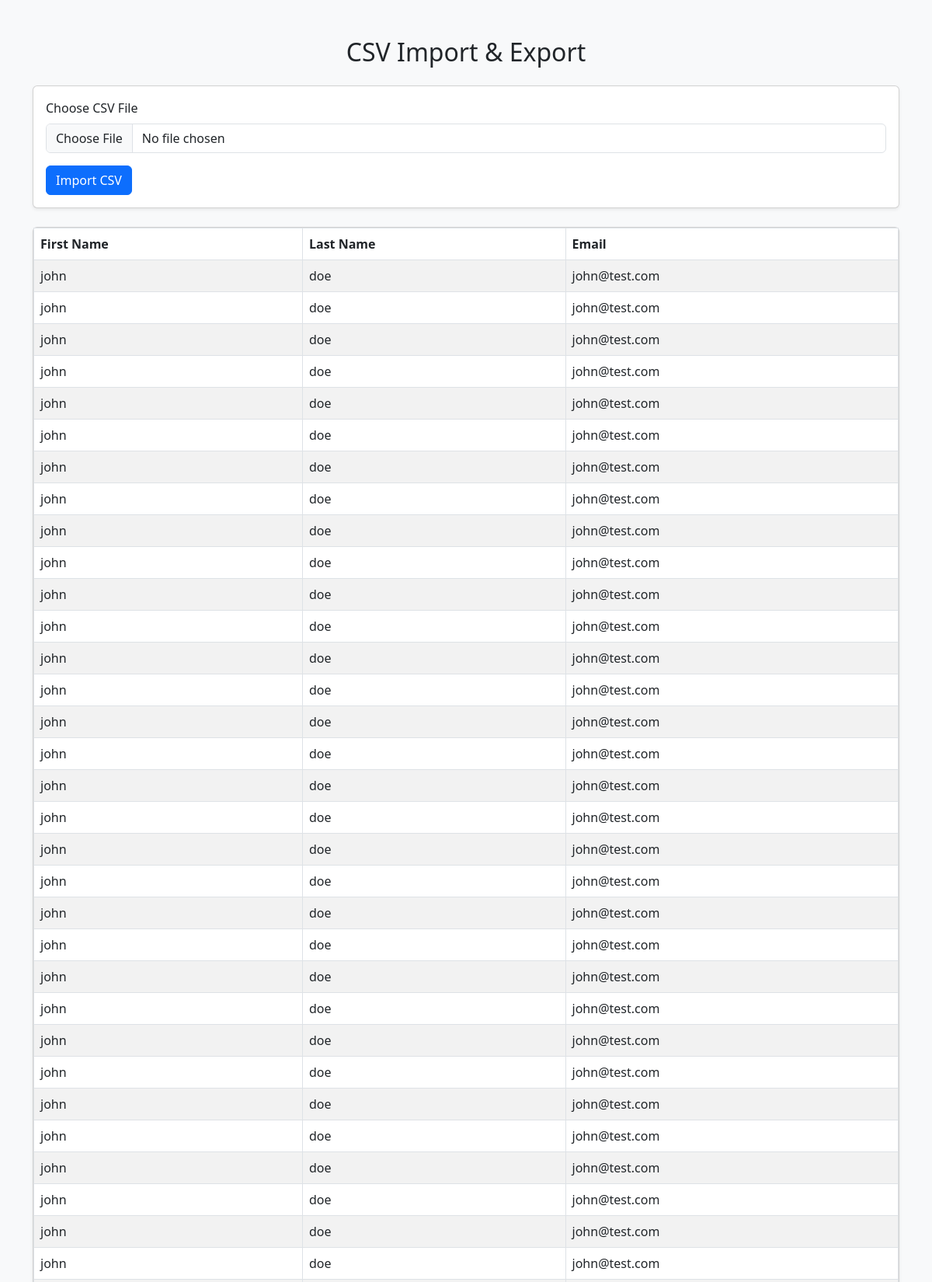
The page / (upper part) on the database its author committed.
### tables this page shows
CREATE TABLE `users` (
  `id` int(11) NOT NULL,
  `firstname` varchar(100) NOT NULL,
  `lastname` varchar(100) NOT NULL,
  `email` varchar(100) NOT NULL
);

### functions.php (the view, shortened to what this page needs)
<?php
function get_all_records(){
include "db.php";
    $sql = "SELECT * FROM users";
    $result = mysqli_query($conn, $sql);
    if (mysqli_num_rows($result) > 0) {
     echo "<div class='table-responsive'>
	       <table id='myTable' class='table table-striped table-bordered'>
             <thead><tr>
						<th>First Name</th>
						<th>Last Name</th>
						<th>Email</th>
                        </tr>
			</thead>
			<tbody>";
     while($row = mysqli_fetch_assoc($result)) {
         echo "<tr>
                   <td>" . $row['firstname']."</td>
                   <td>" . $row['lastname']."</td>
                   <td>" . $row['email']."</td>
                   </tr>";
     }
     echo "</tbody></table></div>";
} else {
     echo "you have no records";
}
}

### index.php (shortened to what this page needs)
<?php
include "db.php";
include "functions.php";
?>
<!DOCTYPE html>
<html lang="en">
<head>
    <link href="https://cdn.jsdelivr.net/npm/bootstrap@5.3.0/dist/css/bootstrap.min.css" rel="stylesheet">
</head>
<body class="bg-light">
<div class="container mt-5">
    <h2 class="text-center mb-4">CSV Import & Export</h2>
    <div class="card shadow-sm mb-4">
        <div class="card-body">
            <form action="index.php" method="post" enctype="multipart/form-data">
                <div class="mb-3">
                    <label for="formFile" class="form-label">Choose CSV File</label>
                    <input type="file" class="form-control" id="formFile" name="file" accept=".csv" required>
                </div>
                <button type="submit" name="Import" class="btn btn-primary">Import CSV</button>
            </form>
        </div>
    </div>
    <div class="card shadow-sm">
	<?php get_all_records(); ?>
    </div>
</div>
</body>
</html>

### rows shown on the page
users: firstname "john", lastname "doe", email "john@test.com"
users: firstname "john", lastname "doe", email "john@test.com"
users: firstname "john", lastname "doe", email "john@test.com"
users: firstname "john", lastname "doe", email "john@test.com"
users: firstname "john", lastname "doe", email "john@test.com"
users: firstname "john", lastname "doe", email "john@test.com"
users: firstname "john", lastname "doe", email "john@test.com"
users: firstname "john", lastname "doe", email "john@test.com"
users: firstname "john", lastname "doe", email "john@test.com"
users: firstname "john", lastname "doe", email "john@test.com"
users: firstname "john", lastname "doe", email "john@test.com"
users: firstname "john", lastname "doe", email "john@test.com"
users: firstname "john", lastname "doe", email "john@test.com"
users: firstname "john", lastname "doe", email "john@test.com"
users: firstname "john", lastname "doe", email "john@test.com"
users: firstname "john", lastname "doe", email "john@test.com"
users: firstname "john", lastname "doe", email "john@test.com"
users: firstname "john", lastname "doe", email "john@test.com"
users: firstname "john", lastname "doe", email "john@test.com"
users: firstname "john", lastname "doe", email "john@test.com"
users: firstname "john", lastname "doe", email "john@test.com"
users: firstname "john", lastname "doe", email "john@test.com"
users: firstname "john", lastname "doe", email "john@test.com"
users: firstname "john", lastname "doe", email "john@test.com"
users: firstname "john", lastname "doe", email "john@test.com"
users: firstname "john", lastname "doe", email "john@test.com"
users: firstname "john", lastname "doe", email "john@test.com"
users: firstname "john", lastname "doe", email "john@test.com"
users: firstname "john", lastname "doe", email "john@test.com"
users: firstname "john", lastname "doe", email "john@test.com"
users: firstname "john", lastname "doe", email "john@test.com"
users: firstname "john", lastname "doe", email "john@test.com"
